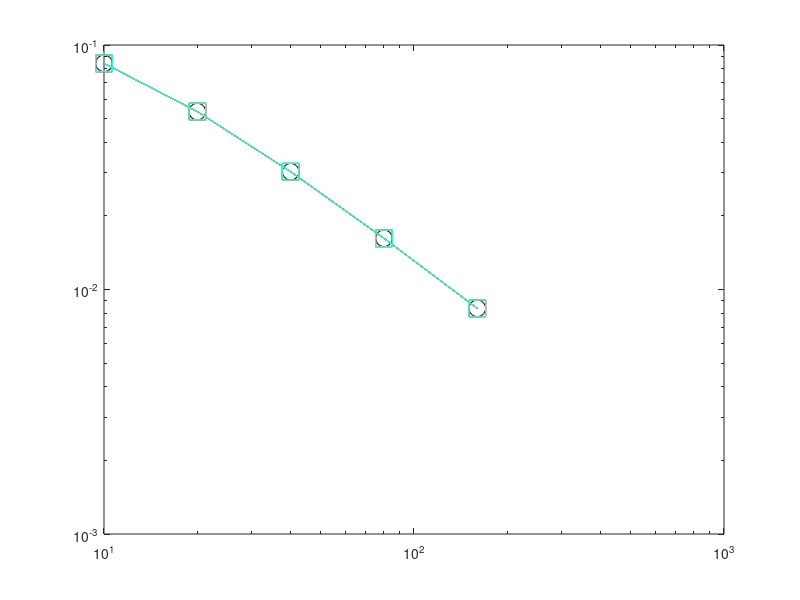

Write MATLAB code to recreate this figure.
clear all
close all
for i=1:5
    N(i)=10*2^(i-1);
end

for j=1:5
    n=N(j);
    a=0;b=0.5;
    h=(b-a)/n;
    t=a:h:b;
    F=@(y) y^2; % dy/dx=y
    exact=(1./(1-t));
    y(1)=1;
 
    for i=2:n+1
        
        y(i)=y(i-1)+h*F(y(i-1)); %Euler steps
        
    end
    y1=y;
    for q=1:6
%         Cs=spline(t, y);
%         P=ppval(Cs, t); % Polynomial
%         deCs=fnder(Cs);
%         deP=ppval(deCs, t); % Derivative of the Polynomial
        yprime=(y(2:n+1)-y(1:n))/h;

        Ef=@(yprime, t, y, E) (y+E)^2-yprime;

        E(1)=0;
        ynew(1)=1;

        for i=2:n+1
            E(i) = E(i-1)+h*Ef(yprime(i-1), t(i-1), y(i-1), E(i-1)); %Euler steps
            ynew(i)=y(i)+E(i);
        end
     
        yz{q}=ynew;
        y=ynew;
    
    end
    y2=yz{1,1};
    y3=yz{1,2};
    y4=yz{1,3};
    y5=yz{1,4};
    y6=yz{1,5};
    y7=yz{1,6};

    err1(j)=norm(exact(n)-y1(n));
    err2(j)=norm(exact(n)-y2(n));
    err3(j)=norm(exact(n)-y3(n));
    err4(j)=norm(exact(n)-y4(n));
    err5(j)=norm(exact(n)-y5(n));
    err6(j)=norm(exact(n)-y6(n));
    err7(j)=norm(exact(n)-y7(n));
end
loglog(N, err1, '-ko', 'MarkerSize',12);
hold on
loglog(N, err2, '-sb', 'MarkerSize',12);
loglog(N, err3, '-sr', 'MarkerSize',12);
loglog(N, err4, '-sg', 'MarkerSize',12);
loglog(N, err5, '-sm', 'MarkerSize',12);
loglog(N, err6, '-sy', 'MarkerSize',12);
loglog(N, err7, '-sc', 'MarkerSize',12);
p=polyfit(log(N'),log(err5),1);
slope = p(1)